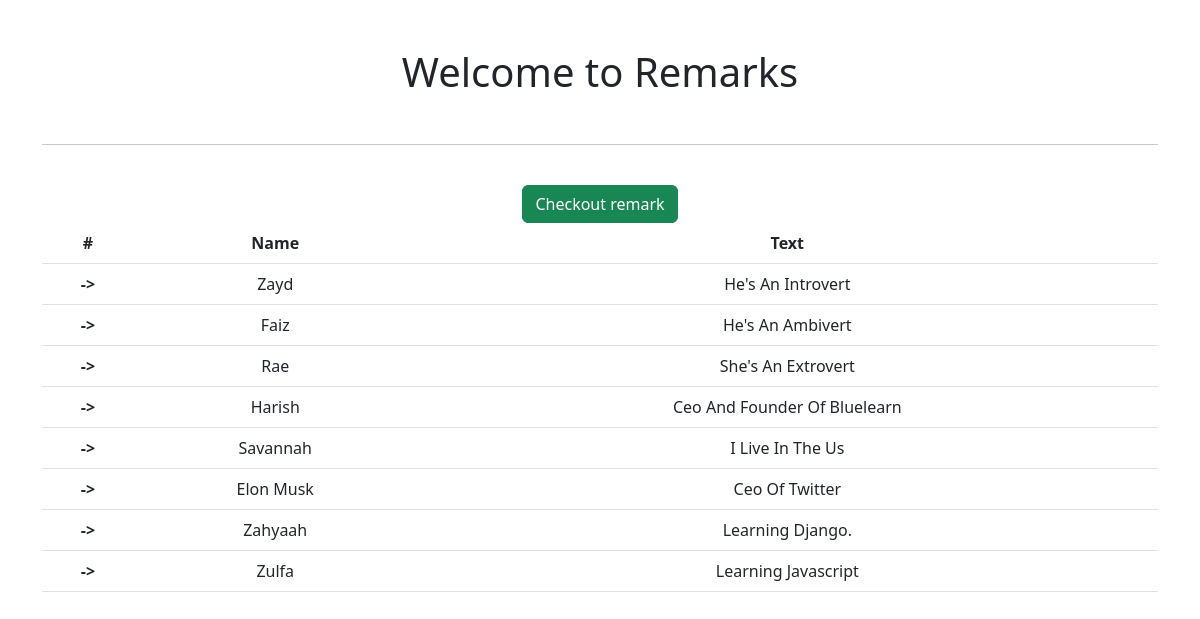
The app's page /app1/index2/, older data.
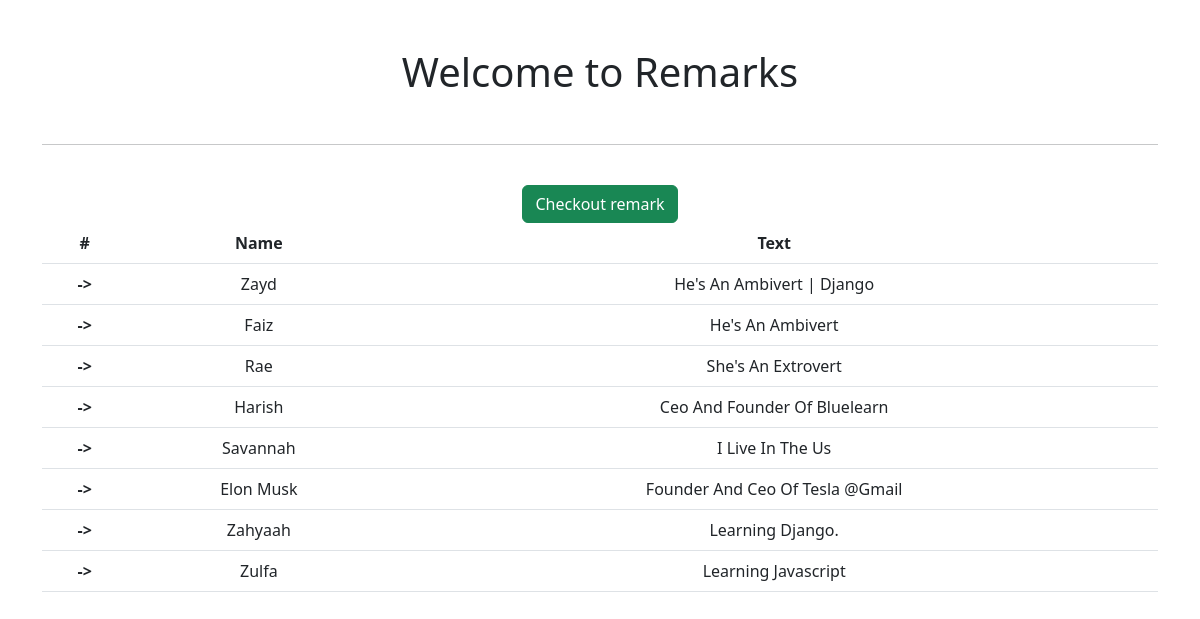
The same page, newer data.
### app1/models.py (models this page shows, shortened)
class Remark(models.Model):
    name = models.CharField(max_length=100)
    text = models.TextField(blank=False)  # the field cannot be blank

### app1/views.py (the view)
# urls.py: path('index2/', views.Index2.as_view(), name="secondOne"),
class Index2(ListView):
    model = Remark
    context_object_name = "passData"
    template_name = 'app1/AccessIt.html'

### app1/templates/app1/AccessIt.html
{% extends "base.html" %}
{% load static %}
{% block content %}
<table class="table table-hover" style="padding: 50px;">
    <tr>
        <th scope="col">#</th>
        <th scope="col">Name</th>
        <th scope="col">Text</th>
    </tr>
    {% for i in passData %}
    <tr>
        <th scope="row">-></th>
        <td> {{ i.name|title }} </td>
        <td> {{ i.text|title }} </td>
    </tr>
    {% endfor %}
    <a href="{% url "firstOne" %}" class="btn btn-success">Checkout remark</a>
<br>
</table>
{% endblock %}

Row changes from the older to the newer data that the page shows:
changed Remark "Zayd": text "He's An Introvert" → "He's An Ambivert | Django"
changed Remark "Elon Musk": text "Ceo Of Twitter" → "Founder And Ceo Of Tesla @Gmail"
